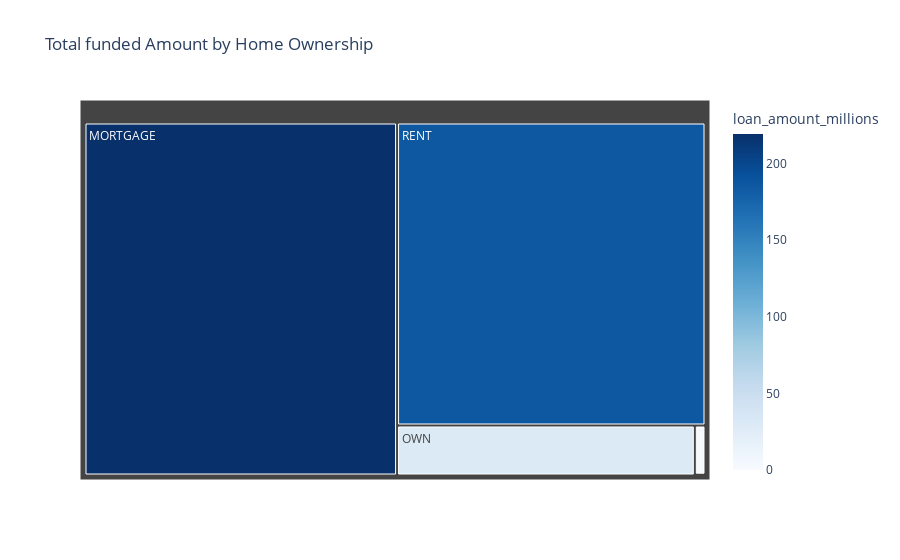

Source (notebook cell):
### Markdown cell above
### Home ownership by Total Fundend Amount

### Code cell
home_funding = df.groupby('home_ownership')['loan_amount'].sum().reset_index()
home_funding['loan_amount_millions'] = home_funding['loan_amount']/1000000

fig = px.treemap(
    home_funding,
    path = ['home_ownership'],
    values = 'loan_amount_millions',
    color = 'loan_amount_millions',
    color_continuous_scale = 'Blues',
    title = 'Total funded Amount by Home Ownership'
)
fig.show()

### Figure 1 — Plotly figure (JSON) as saved in the notebook; plotly's stock layout.template omitted (floating-point values rounded to 4 significant figures)
{"data": [{"branchvalues": "total", "customdata": [[219.3], [0.0168], [1.045], [29.6], [185.8]], "domain": {"x": [0, 1], "y": [0, 1]}, "hovertemplate": "labels=%{label}<br>loan_amount_millions_sum=%{value}<br>parent=%{parent}<br>id=%{id}<br>loan_amount_millions=%{color}<extra></extra>", "ids": ["MORTGAGE", "NONE", "OTHER", "OWN", "RENT"], "labels": ["MORTGAGE", "NONE", "OTHER", "OWN", "RENT"], "marker": {"coloraxis": "coloraxis", "colors": [219.3, 0.0168, 1.045, 29.6, 185.8]}, "name": "", "parents": ["", "", "", "", ""], "type": "treemap", "values": [219.3, 0.0168, 1.045, 29.6, 185.8]}], "layout": {"coloraxis": {"colorbar": {"title": {"text": "loan_amount_millions"}}, "colorscale": [[0, "rgb(247,251,255)"], [0.125, "rgb(222,235,247)"], [0.25, "rgb(198,219,239)"], [0.375, "rgb(158,202,225)"], [0.5, "rgb(107,174,214)"], [0.625, "rgb(66,146,198)"], [0.75, "rgb(33,113,181)"], [0.875, "rgb(8,81,156)"], [1, "rgb(8,48,107)"]]}, "legend": {"tracegroupgap": 0}, "title": {"text": "Total funded Amount by Home Ownership"}}}
